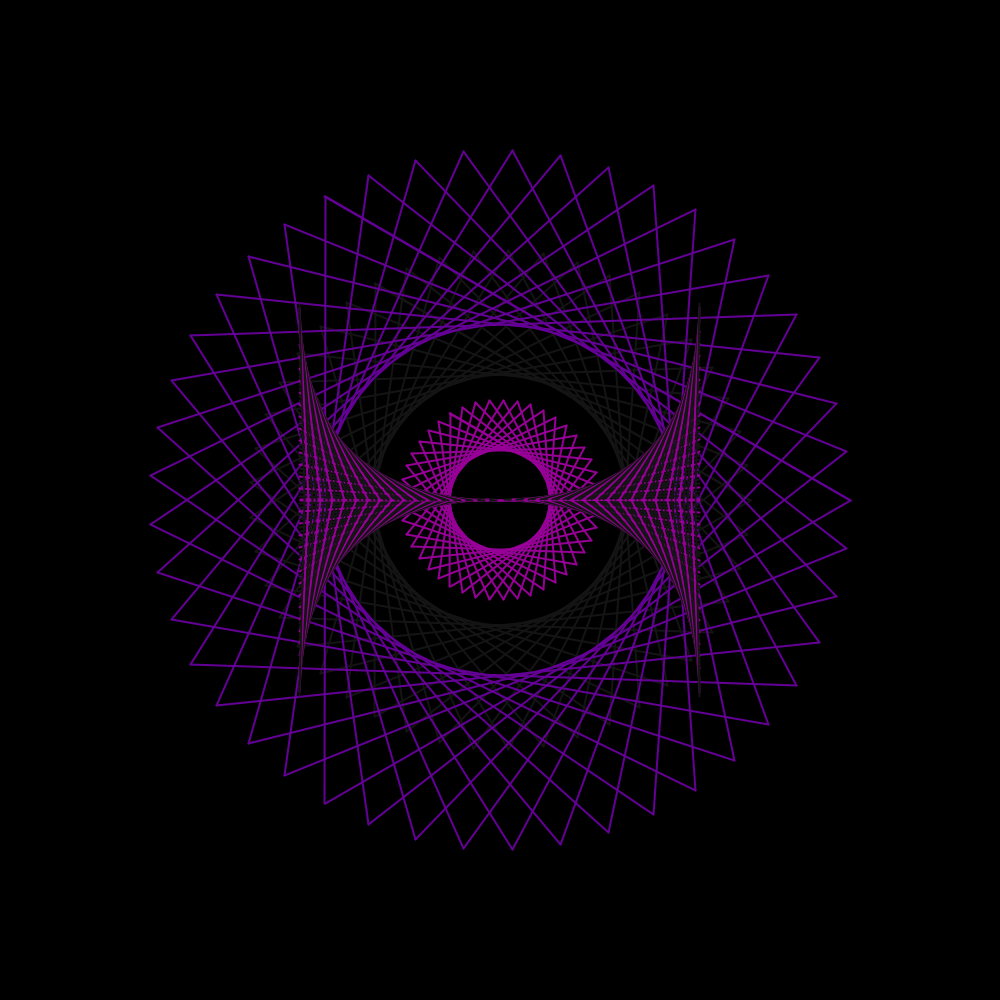
Frame 1 (no input)
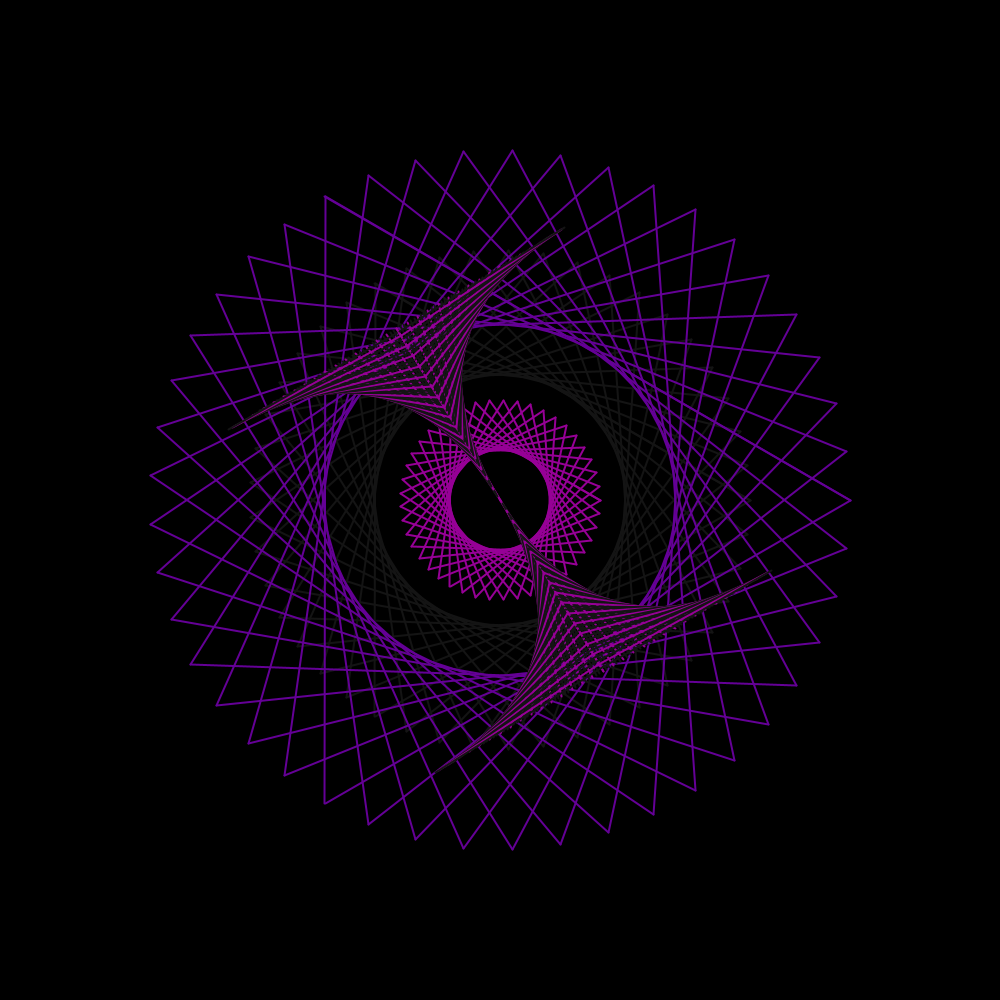
Frame 60 (the mouse pressed at the canvas centre just before this capture)
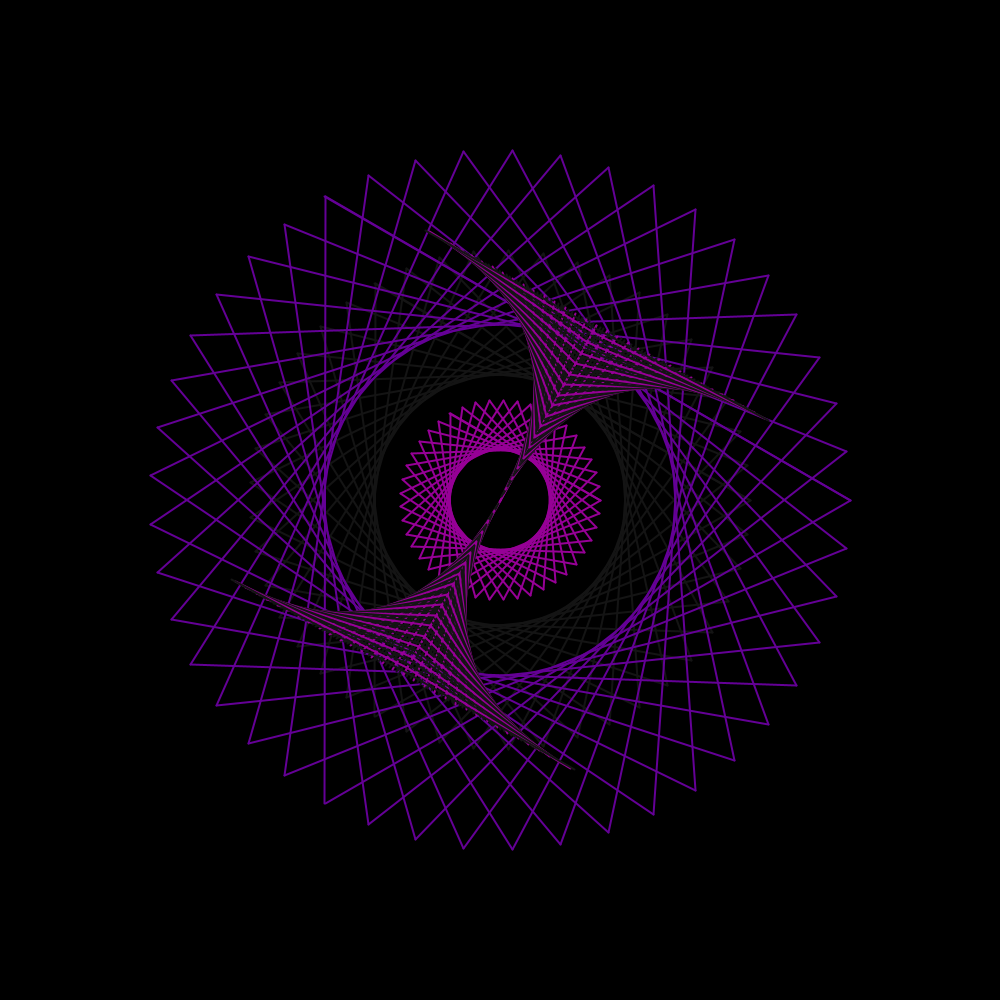
Frame 120 (the mouse held since frame 60 and released just before this capture)

The Processing sketch that drew these frames (run headless with seeded random() and noise(); from frame 60 on, the mouse is pressed at the canvas centre):

// Processing sketch: RealLearningToProgram_02
// ── RealLearningToProgram_02.pde
int resolutionX = 1000;
int resolutionY = 1000;
ParabolicMachine pm;
PImage curveImage;
PImage curveImage2;


int rotationAngle = 0;

void setup()
{
    frameRate(300);
    pm = new ParabolicMachine(resolutionX, resolutionY, 50);
    surface.setSize(resolutionX, resolutionY);
    surface.setLocation(600, 0);
    strokeWeight(2);
    smooth(2);
}

void draw()
{   
    background(0);

    pm.drawCircle(200, 45, color(150, 0, 150));
    pm.drawCircle(500, 45, color(20, 20, 20));
    pm.drawCircle(700, 35, color(100, 0, 150));

    translate(500, 500);
    rotate(radians(90 + rotationAngle));
    pm.drawCurve(200, 200);
    scale(1,-1);
    pm.drawCurve(200, 200);
    rotate(radians(180));
    pm.drawCurve(200, 200);
    scale(1,-1);
    pm.drawCurve(200, 200);

    rotationAngle += 1;

}

// ── ParabolicMachine.pde
public class ParabolicMachine
{
    float xAxis;
    float yAxis;
    float pixelDividerX;
    float pixelDividerY;
    float centerOfScreenX;
    float centerOfScreenY;
    int numberOfLines;
    PGraphics curve;

        
    public ParabolicMachine(float xAxis, float yAxis, int numberOfLines)
    {
        this.xAxis = xAxis;
        this.yAxis = yAxis;
        this.numberOfLines = numberOfLines;
        
        centerOfScreenX = xAxis / 2;
        centerOfScreenY = yAxis / 2;
        curve = createGraphics(200, 200);
    }

    void drawCurve(float width, float height)
    {
        float pixelDividerX = width / numberOfLines;
        float pixelDividerY = height / numberOfLines;

        for (int line = 0; line < numberOfLines; ++line) 
        {
            stroke(20,20,20);
            if(line % 3 == 0)
            {
                stroke(150, 0, 150);
            }

            float lineStartY = line * (height / numberOfLines);
            float lineStartX = 0;
            float lineEndX = line * (width / numberOfLines);
            float lineEndY = height;
            line(lineStartX, lineStartY, lineEndX, lineEndY);
        }
        
    }

    void drawCircle(float diameter, float circlePointSpan, color strokeColor)
    {
        stroke(strokeColor);
        float radius = diameter / 2;
        float angle = 360 / numberOfLines + 1;
        
        for (int i = 0; i < numberOfLines; ++i)
        {
            if (i * angle <= 360)
            {
                float x1 = radius * cos(radians(i * angle));
                float y1 = radius * sin(radians(i * angle));

                float x2 = radius * cos(radians((i + 30) * angle));
                float y2 = radius * sin(radians((i + 30) * angle));

                line(x1 + centerOfScreenX ,y1 + centerOfScreenY, x2 + centerOfScreenX, y2 + centerOfScreenY);
            }
        }
    }
}
